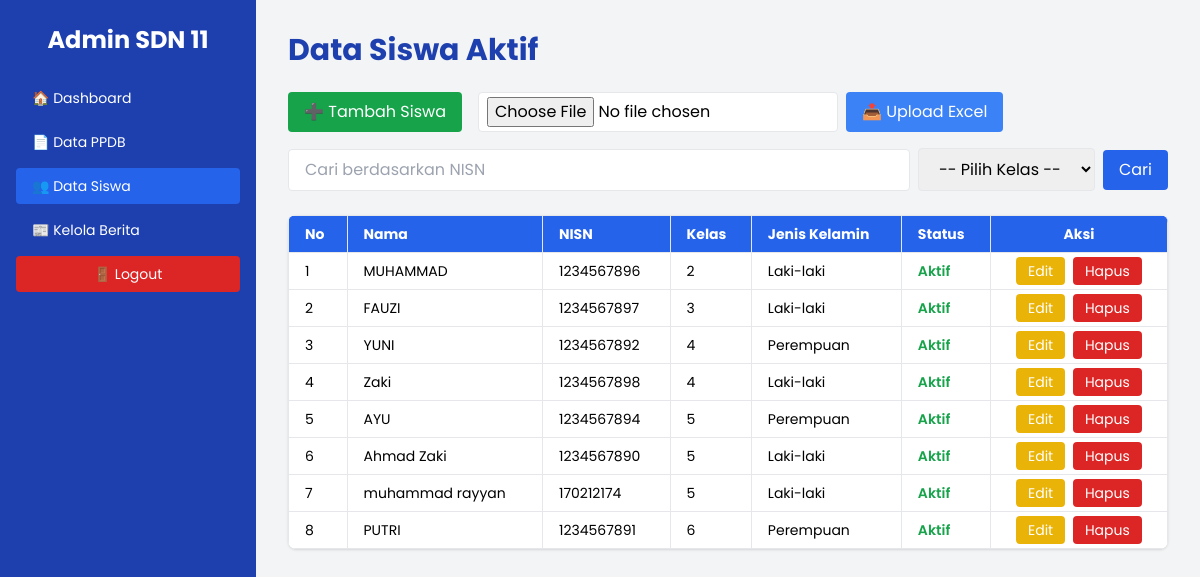
The app's page /admin/data-siswa (signed in) with its own data.
### tables this page shows
CREATE TABLE siswa (
        id INTEGER PRIMARY KEY AUTOINCREMENT,
        nama TEXT NOT NULL,
        nisn TEXT NOT NULL,
        kelas TEXT NOT NULL,
        jenis_kelamin TEXT NOT NULL,
        status TEXT NOT NULL
    );

### app.py (the view)
@app.route('/admin/data-siswa', methods=['GET'])
def data_siswa():
    if not session.get('logged_in'):
        return redirect(url_for('login'))
    conn = get_db_connection()
    cur = conn.cursor()
    cur.execute("SELECT * FROM siswa")
    rows = cur.fetchall()
    conn.close()
    data = [dict(row) for row in rows]
    nisn_search = request.args.get('nisn', '').strip()
    kelas_search = request.args.get('kelas', '').strip()
    if nisn_search:
        data = [s for s in data if nisn_search in s['nisn']]
    if kelas_search:
        data = [s for s in data if s['kelas'] == kelas_search]
    data = sorted(data, key=lambda x: (x['kelas'].strip(), x['nama']))
    kelas_list = sorted(set(s['kelas'] for s in data))
    return render_template('admin/data-siswa.html',
                           data=data,
                           nisn_search=nisn_search,
                           kelas_search=kelas_search,
                           kelas_list=kelas_list)

### app.py (called while the page is built)
def get_db_connection():
    conn = sqlite3.connect('database.db')
    conn.row_factory = sqlite3.Row
    return conn

### templates/admin/data-siswa.html (shortened to what this page needs)
<!DOCTYPE html>
<html lang="id">
<head>
  <script src="https://cdn.tailwindcss.com"></script>
</head>
<body class="bg-gray-100">
  <div class="flex min-h-screen">
    <aside class="w-64 bg-blue-800 text-white flex flex-col py-6 px-4 space-y-6">
      <h2 class="text-2xl font-bold text-center">Admin SDN 11</h2>
      <nav class="flex flex-col space-y-2 text-sm">
        <a href="{{ url_for('admin_dashboard') }}" class="hover:bg-blue-600 px-4 py-2 rounded">🏠 Dashboard</a>
        <a href="{{ url_for('data_ppdb') }}" class="hover:bg-blue-600 px-4 py-2 rounded">📄 Data PPDB</a>
        <a href="{{ url_for('data_siswa') }}" class="hover:bg-blue-600 px-4 py-2 rounded bg-blue-600">👥 Data Siswa</a>
        <a href="#" class="hover:bg-blue-600 px-4 py-2 rounded">📰 Kelola Berita</a>
        <a href="{{ url_for('logout') }}" class="mt-8 bg-red-600 hover:bg-red-500 px-4 py-2 rounded text-center">🚪 Logout</a>
      </nav>
    </aside>
    <main class="flex-1 p-8 overflow-auto">
      <h1 class="text-3xl font-bold text-blue-800 mb-6">Data Siswa Aktif</h1>
      <div class="flex gap-4 mb-4">
        <a href="{{ url_for('tambah_siswa') }}" class="bg-green-600 hover:bg-green-700 text-white px-4 py-2 rounded">➕ Tambah Siswa</a>
        <form method="post" action="{{ url_for('upload_siswa') }}" enctype="multipart/form-data" class="flex gap-2">
          <input type="file" name="file_excel" accept=".xlsx" required class="border px-2 py-1 rounded bg-white" />
          <button type="submit" class="bg-blue-500 hover:bg-blue-600 text-white px-4 py-2 rounded">📤 Upload Excel</button>
        </form>
      </div>
      <form method="get" action="{{ url_for('data_siswa') }}" class="mb-6 flex gap-2 flex-wrap items-center">
        <input
          type="text"
          name="nisn"
          placeholder="Cari berdasarkan NISN"
          value="{{ nisn_search }}"
          class="px-4 py-2 border rounded flex-grow"
        />
        <select name="kelas" class="px-4 py-2 border rounded">
          <option value="">-- Pilih Kelas --</option>
        </select>
        <button type="submit" class="bg-blue-600 text-white px-4 py-2 rounded hover:bg-blue-700">Cari</button>
      </form>
      <div class="overflow-auto bg-white rounded-lg shadow">
        <table class="min-w-full text-sm text-left">
          <thead class="bg-blue-600 text-white">
            <tr>
              <th class="px-4 py-2 border">No</th>
              <th class="px-4 py-2 border">Nama</th>
              <th class="px-4 py-2 border">NISN</th>
              <th class="px-4 py-2 border">Kelas</th>
              <th class="px-4 py-2 border">Jenis Kelamin</th>
              <th class="px-4 py-2 border">Status</th>
              <th class="px-4 py-2 border text-center">Aksi</th>
            </tr>
          </thead>
          <tbody>
            {% if data %}
              {% for siswa in data %}
              <tr class="hover:bg-gray-100">
                <td class="px-4 py-2 border">{{ loop.index }}</td>
                <td class="px-4 py-2 border">{{ siswa.nama }}</td>
                <td class="px-4 py-2 border">{{ siswa.nisn }}</td>
                <td class="px-4 py-2 border">{{ siswa.kelas }}</td>
                <td class="px-4 py-2 border">{{ siswa.jenis_kelamin if siswa.jenis_kelamin else '-' }}</td>
                <td class="px-4 py-2 border text-green-600 font-semibold">{{ siswa.status if siswa.status else 'Aktif' }}</td>
                <td class="px-4 py-2 border text-center space-x-1">
                  <a href="{{ url_for('edit_siswa', id=siswa.id) }}" class="bg-yellow-500 hover:bg-yellow-600 text-white px-3 py-1 rounded">Edit</a>
                  <a href="{{ url_for('hapus_siswa', id=siswa.id) }}" onclick="return confirm('Yakin ingin menghapus siswa ini?')" class="bg-red-600 hover:bg-red-700 text-white px-3 py-1 rounded">Hapus</a>
                </td>
              </tr>
              {% endfor %}
            {% else %}
              <tr>
                <td colspan="7" class="px-4 py-2 border text-center text-gray-500">Data siswa tidak ditemukan.</td>
              </tr>
            {% endif %}
          </tbody>
        </table>
      </div>
    </main>
  </div>
</body>
</html>

### templates/admin/data-siswa.html (style rules this page uses)
body { font-family: 'Poppins', sans-serif; }

### records on screen
siswa: nama "MUHAMMAD", nisn "1234567896", kelas "2", jenis_kelamin "Laki-laki", status "Aktif"
siswa: nama "FAUZI", nisn "1234567897", kelas "3", jenis_kelamin "Laki-laki", status "Aktif"
siswa: nama "YUNI", nisn "1234567892", kelas "4", jenis_kelamin "Perempuan", status "Aktif"
siswa: nama "Zaki", nisn "1234567898", kelas "4", jenis_kelamin "Laki-laki", status "Aktif"
siswa: nama "AYU", nisn "1234567894", kelas "5", jenis_kelamin "Perempuan", status "Aktif"
siswa: nama "Ahmad Zaki", nisn "1234567890", kelas "5", jenis_kelamin "Laki-laki", status "Aktif"
siswa: nama "muhammad rayyan", nisn "170212174", kelas "5", jenis_kelamin "Laki-laki", status "Aktif"
siswa: nama "PUTRI", nisn "1234567891", kelas "6", jenis_kelamin "Perempuan", status "Aktif"
